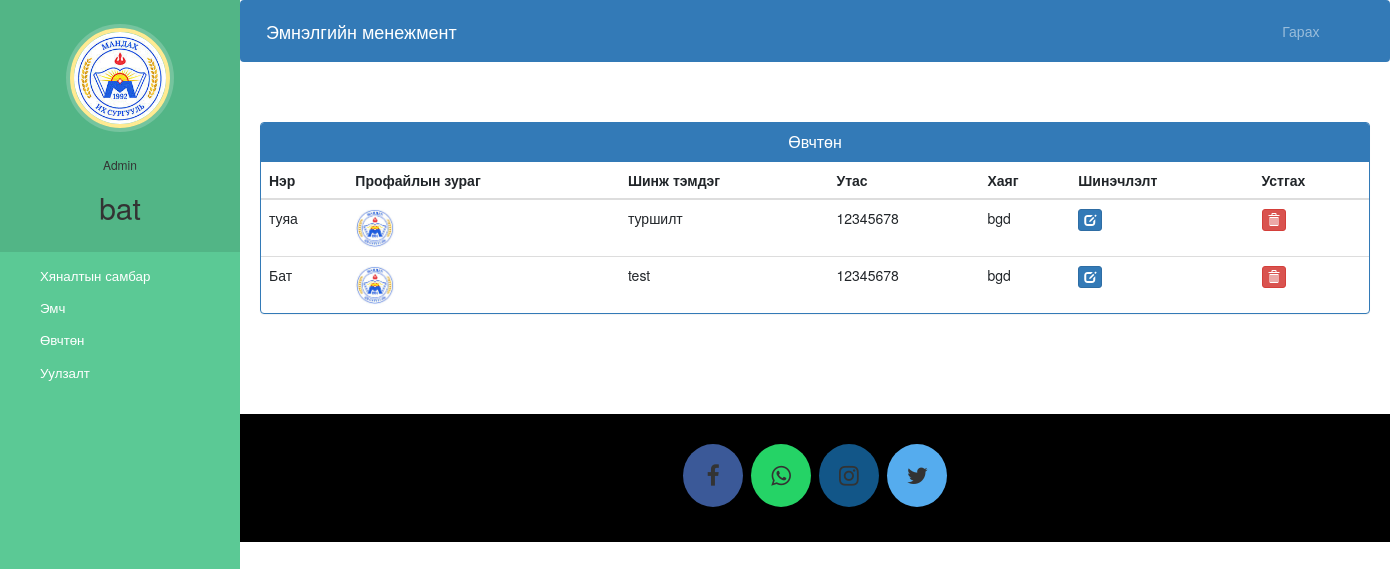
/admin-view-patient/ (signed in), run on the app's committed database.
### hospital/models.py (models this page shows, shortened)
class Patient(models.Model):
    user=models.OneToOneField(User,on_delete=models.CASCADE)
    profile_pic= models.ImageField(upload_to='profile_pic/PatientProfilePic/',null=True,blank=True)
    address = models.CharField(max_length=40)
    mobile = models.CharField(max_length=20,null=False)
    symptoms = models.CharField(max_length=100,null=False)
    assignedDoctorId = models.PositiveIntegerField(null=True)
    admitDate=models.DateField(auto_now=True)
    status=models.BooleanField(default=False)
    @property
    def get_name(self):
        return self.user.first_name+" "+self.user.last_name

### hospital/views.py (the view)
# urls.py: path('admin-view-patient/', views.admin_view_patient_view,name='admin-view-patient'),
@login_required(login_url='adminlogin')
@user_passes_test(is_admin)
def admin_view_patient_view(request):
    patients=models.Patient.objects.all().filter(status=True)
    return render(request,'hospital/admin_view_patient.html',{'patients':patients})

### hospital/views.py (called while the page is built)
def is_admin(user):
    return user.groups.filter(name='ADMIN').exists()

### templates/hospital/admin_view_patient.html (shortened to what this page needs)
{% extends 'hospital/admin_base.html' %}
{% block content %}
{%load static%}
<head>
  <link href="//netdna.bootstrapcdn.com/bootstrap/3.0.0/css/bootstrap.min.css" rel="stylesheet" id="bootstrap-css">
</head>
<div class="container">
  <div class="panel panel-primary">
    <div class="panel-heading">
      <h6 class="panel-title">Өвчтөн</h6>
    </div>
    <table class="table table-hover" id="dev-table">
      <thead>
        <tr>
          <th>Нэр</th>
          <th>Профайлын зураг</th>
          <th>Шинж тэмдэг</th>
          <th>Утас</th>
          <th>Хаяг</th>
          <th>Шинэчлэлт</th>
          <th>Устгах</th>
        </tr>
      </thead>
      {% for p in patients %}
      <tr>
        <td> {{p.get_name}}</td>
        <td> <img src="{% static p.profile_pic.url %}" alt="Profile Pic" height="40px" width="40px" /></td>
        <td>{{p.symptoms}}</td>
        <td>{{p.mobile}}</td>
        <td>{{p.address}}</td>
        <td><a class="btn btn-primary btn-xs" href="{% url 'update-patient' p.id  %}"><span class="glyphicon glyphicon-edit"></span></a></td>
        <td><a class="btn btn-danger btn-xs" href="{% url 'delete-patient-from-hospital' p.id  %}"><span class="glyphicon glyphicon-trash"></span></a></td>
      </tr>
      {% endfor %}
    </table>
  </div>
</div>
{% endblock content %}

### templates/hospital/admin_base.html (shortened to what this page needs)
<!DOCTYPE html>
{% load static %}
<html lang="en">
<head>
  <link rel="stylesheet" href="https://stackpath.bootstrapcdn.com/bootstrap/4.3.1/css/bootstrap.min.css">
  <link rel="stylesheet" href="https://maxcdn.bootstrapcdn.com/font-awesome/4.7.0/css/font-awesome.min.css">
  <link rel="stylesheet" href="{% static '/style.css' %}">
</head>
<body>
  <nav class="menu" tabindex="0">
    <header class="avatar">
      <img src="{% static "images/images.jpg" %}" />
      <br><br>
      <h6>Admin</h6>
      <h2>{{request.user.first_name}}</h2>
    </header>
    <ul>
      <li tabindex="0" class="icon-dashboard"> <a style="color:white; text-decoration:none;" href="/admin-dashboard"><span>Хяналтын самбар</span></a> </li>
      <li tabindex="0" class="icon-customers"> <a style="color:white; text-decoration:none;" href="/admin-doctor"><span>Эмч</span></a></li>
      <li tabindex="0" class="icon-users"> <a style="color:white; text-decoration:none;" href="/admin-patient"><span>Өвчтөн</span></a></li>
      <li tabindex="0" class="icon-calendar"> <a style="color:white; text-decoration:none;" href="/admin-appointment"><span>Уулзалт</span></a></li>
    </ul>
  </nav>
  <main>
    <div class="bs-example">
      <nav class="navbar navbar-expand-md  navbar-dark fixed-top" style="background:#337AB7;">
        <a href="/admin-dashboard" class="navbar-brand">Эмнэлгийн менежмент</a>
        <div class="collapse navbar-collapse justify-content-between" id="navbarCollapse">
          <div class="navbar-nav" style=" margin-left: 90%;">
            <a href="/logout" class="nav-item nav-link">Гарах</a>
          </div>
        </div>
      </nav>
    </div>
    <br><br>
    {% block content %}
    {% endblock content %}
    <br><br><br><br>
    <footer>
      <p>
        <a id="ftr" class="fa fa-facebook"></a>
        <a id="ftr" class="fa fa-whatsapp"></a>
        <a id="ftr" class="fa fa-instagram"></a>
        <a id="ftr" class="fa fa-twitter"></a>
      </p>
      <br>
    </footer>
  </main>
</body>
</html>

### static/style.css (style rules this page uses)
body { padding-left: 240px; }
main { position: relative; height: 100vh; }
.menu { background: #5bc995; height: 100vh; width: 240px; position: fixed; top: 0px; left: 0; z-index: 5; outline: none; }
.menu .avatar { background: rgba(0, 0, 0, 0.1); padding: 2em 0.5em; text-align: center; }
.menu .avatar img { width: 100px; border-radius: 50%; overflow: hidden; border: 4px solid #ffea92; box-shadow: 0 0 0 4px rgba(255, 255, 255, 0.2); }
.menu .avatar h2 { font-weight: normal; margin-bottom: 0; }
.menu ul { list-style: none; padding: 0.5em 0; margin: 0; }
.menu ul li { padding: 0.5em 1em 0.5em 3em; font-size: 0.95em; font-weight: regular; background-repeat: no-repeat; background-position: left 15px center; background-size: auto 20px; transition: all 0.15s linear; cursor: pointer; }
.menu ul li.icon-dashboard { background-image: url("http://www.entypo.com/images//gauge.svg"); }
.menu ul li.icon-customers { background-image: url("http://www.entypo.com/images//briefcase.svg"); }
.menu ul li.icon-users { background-image: url("http://www.entypo.com/images//users.svg"); }
.menu ul li.icon-calendar { background-image: url("http://www.entypo.com/images//calendar.svg"); }

### templates/hospital/admin_base.html (style rules this page uses)
a:link { text-decoration: none; }
a { color: white; }
footer { padding: 0px 0px 0px 0px; background-color: black; margin: 0px; }
#ftr { padding: 20px; }
.fa { font-size: 23px; width: 60px; text-align: center; text-decoration: none; margin: 5px 2px; border-radius: 50%; }
.fa-facebook { background: #3B5998; color: white; margin-top: 30px; }
.fa-whatsapp { background: #25d366; color: white; }
.fa-twitter { background: #55ACEE; color: white; }
.fa-instagram { background: #125688; color: white; }
p { text-align: center; }
body { padding-left: 240px; }
main { position: relative; height: 100vh; }
.menu { background: #5bc995; height: 100vh; width: 240px; position: fixed; top: 0px; left: 0; z-index: 5; outline: none; }
.menu .avatar { background: rgba(0, 0, 0, 0.1); padding: 2em 0.5em; text-align: center; }
.menu .avatar img { width: 100px; border-radius: 50%; overflow: hidden; border: 4px solid #ffea92; box-shadow: 0 0 0 4px rgba(255, 255, 255, 0.2); }
.menu .avatar h2 { font-weight: normal; margin-bottom: 0; }
.menu ul { list-style: none; padding: 0.5em 0; margin: 0; }
.menu ul li { padding: 0.5em 1em 0.5em 3em; font-size: 0.95em; font-weight: regular; background-repeat: no-repeat; background-position: left 15px center; background-size: auto 20px; transition: all 0.15s linear; cursor: pointer; }
.menu ul li.icon-dashboard { background-image: url("http://www.entypo.com/images//gauge.svg"); }
.menu ul li.icon-customers { background-image: url("http://www.entypo.com/images//briefcase.svg"); }
.menu ul li.icon-users { background-image: url("http://www.entypo.com/images//users.svg"); }
.menu ul li.icon-calendar { background-image: url("http://www.entypo.com/images//calendar.svg"); }

### templates/hospital/admin_view_patient.html (style rules this page uses)
a:link { text-decoration: none; }
h6 { text-align: center; }

### data on the page
Patient: get_name "туяа", profile_pic (picture), symptoms "туршилт", mobile "12345678", address "bgd"
Patient: get_name "Бат", profile_pic (picture), symptoms "test", mobile "12345678", address "bgd"

### other printed values
{{ request.user.first_name }} "bat"
